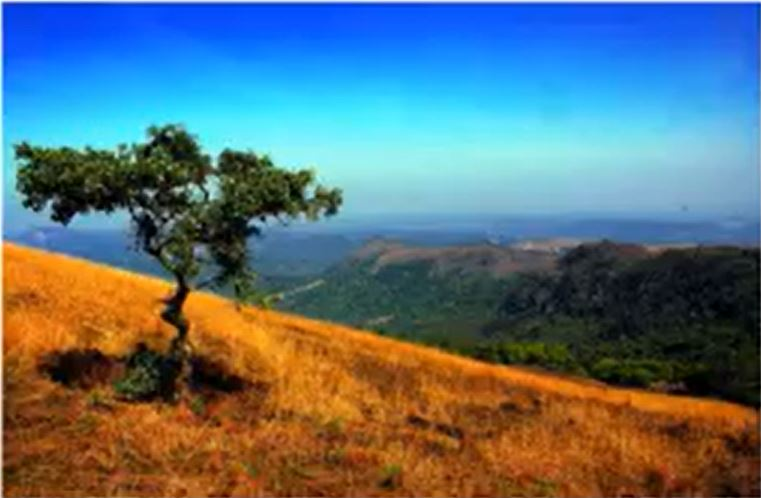
#> input picture 3_openCV_ile_goruntu_isleme/img/manzara3.JPG, 761 x 498 px, found by its file name
$ jupyter execute 10_goruntu_esikleme.ipynb
#> lines starting #> are read from the running program, lines starting #| are printed output that depends on the picture; after the words box and inside, x2 and y2 are one past the last pixel; in counts of white or black regions, pixels touching at a corner belong together
[cell 1]
import cv2
import matplotlib.pyplot as plt


#resimi al
img=cv2.imread("img/manzara3.jpg")
#> img is the input picture: shape (498, 761, 3); mean B, G, R 119.3, 111.9, 92.3
img=cv2.cvtColor(img,cv2.COLOR_BGR2GRAY)
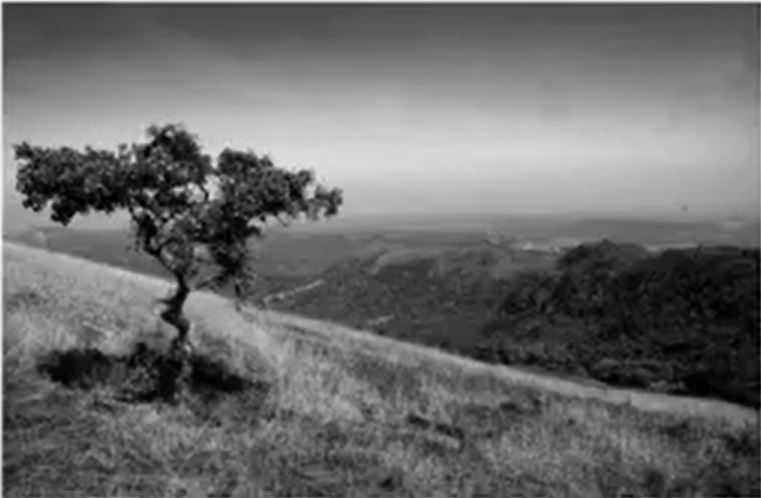
#> img: shape (498, 761); min 0, max 248, mean 106.9
plt.imshow(img,cmap="gray")

#thresh değeri üstündeki değerleri beyaz, maxval değerlerini ise siyah yapar
#eşiklemeyi yapalım
_,thresh_img= cv2.threshold(img, thresh = 65, maxval=255, type=cv2.THRESH_BINARY)
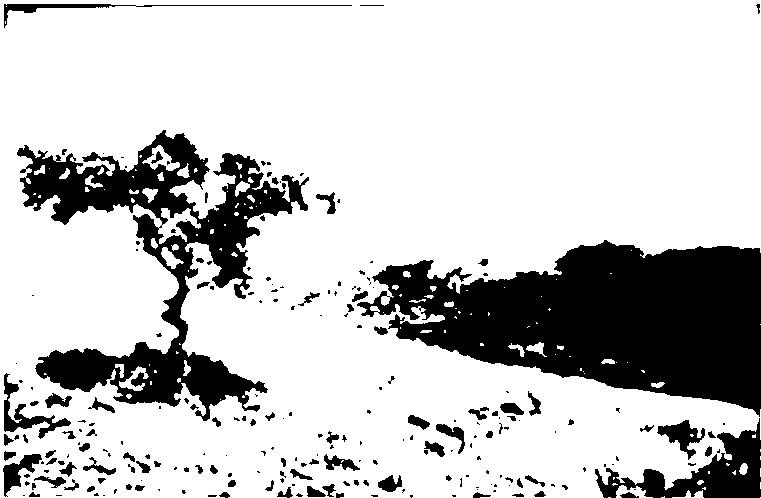
#> thresh_img: shape (498, 761); 78.2% white; 230 black regions (135 under 20 px), largest, box (x1, y1, x2, y2) and area: (357, 240, 761, 417) 42439, (17, 130, 309, 421) 25177, (595, 418, 761, 498) 4790
plt.figure()
plt.imshow(thresh_img,cmap="gray")

#aydınlatmalarına göre threshold nasıl uygulanır
thresh_img2=cv2.adaptiveThreshold(img, 255, cv2.ADAPTIVE_THRESH_MEAN_C, cv2.THRESH_BINARY, 11,8)
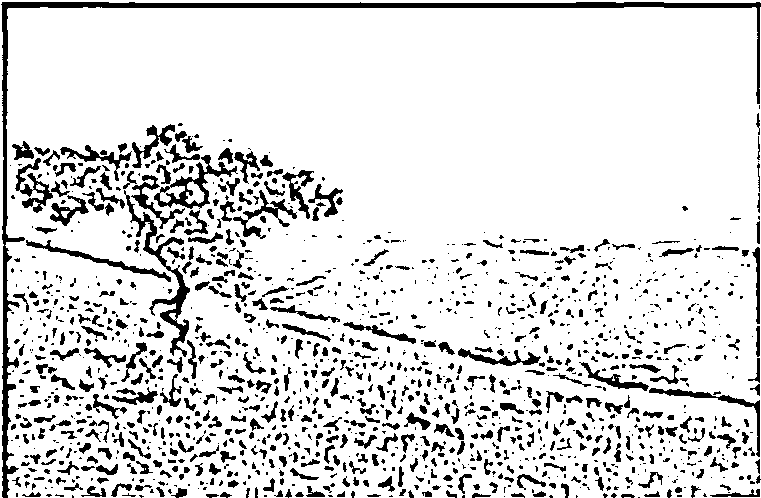
#> thresh_img2: shape (498, 761); 86.1% white; 1371 black regions (785 under 20 px), largest, box (x1, y1, x2, y2) and area: (1, 2, 761, 498) 6839, (124, 190, 190, 357) 1672, (154, 155, 238, 209) 1090
plt.figure()
plt.imshow(thresh_img2,cmap="gray")

$ run again, with 3_openCV_ile_goruntu_isleme/img/manzara1.jpg copied over 3_openCV_ile_goruntu_isleme/img/manzara3.JPG
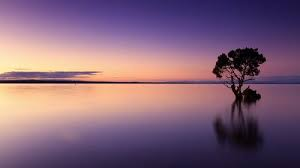
#> input picture 3_openCV_ile_goruntu_isleme/img/manzara1.jpg, 300 x 168 px, found by its file name
#> img is the input picture: shape (168, 300, 3); mean B, G, R 119.5, 98.9, 130.5
#> img: shape (168, 300)
#> `_,thresh_img= cv2.threshold(img, thresh = 65, maxval=255, type=cv2.THR..`:
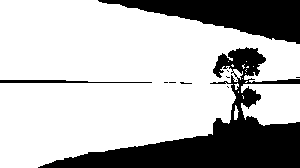
#> thresh_img: shape (168, 300); 72.1% white; 11 black regions (8 under 20 px), largest, box (x1, y1, x2, y2) and area: (38, 47, 300, 168) 9235, (98, 0, 300, 44) 4479, (0, 80, 152, 83) 306
#> `thresh_img2=cv2.adaptiveThreshold(img, 255, cv2.ADAPTIVE_THRESH_MEAN_C..`:
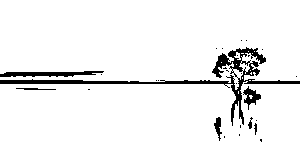
#> thresh_img2: shape (168, 300); 94.5% white; 28 black regions (21 under 20 px), largest, box (x1, y1, x2, y2) and area: (0, 47, 300, 126) 1947, (0, 71, 104, 77) 404, (243, 86, 261, 110) 180

$ run again, with 3_openCV_ile_goruntu_isleme/img/manzara4.JPG copied over 3_openCV_ile_goruntu_isleme/img/manzara3.JPG
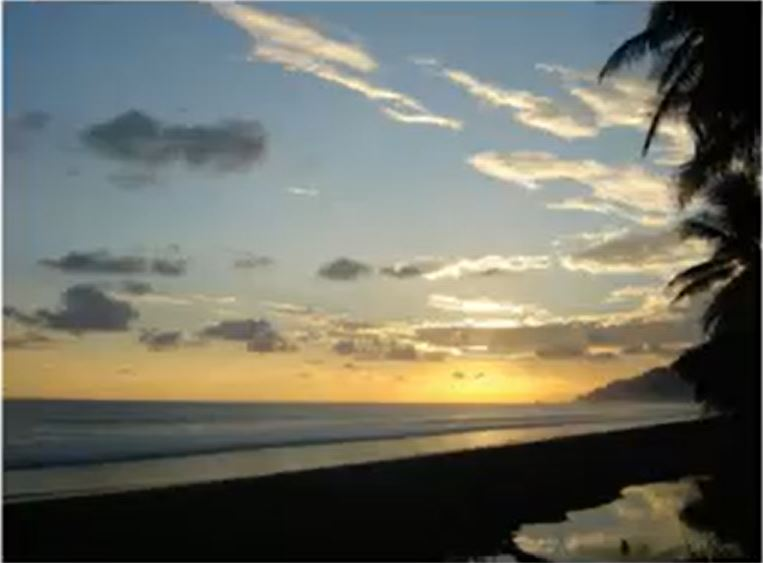
#> input picture 3_openCV_ile_goruntu_isleme/img/manzara4.JPG, 763 x 563 px, found by its file name
#> img is the input picture: shape (563, 763, 3); mean B, G, R 101.9, 112.7, 111.6
#> img: shape (563, 763)
#> `_,thresh_img= cv2.threshold(img, thresh = 65, maxval=255, type=cv2.THR..`:
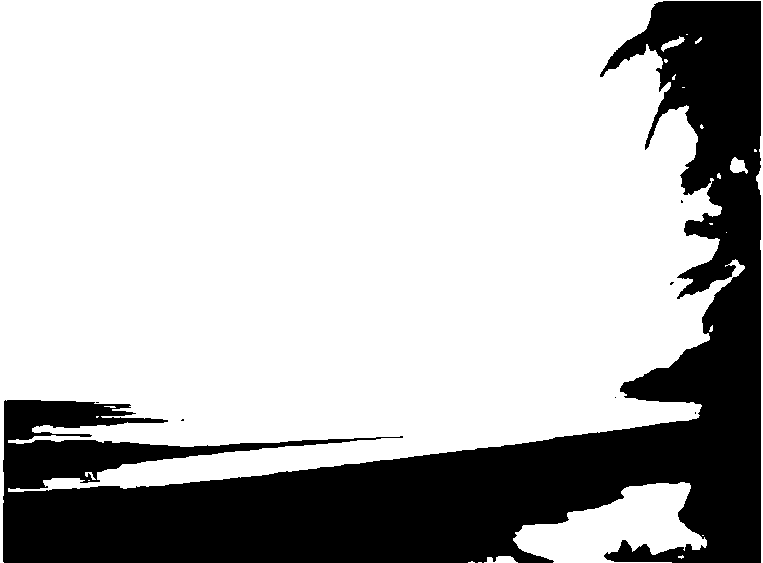
#> thresh_img: shape (563, 763); 73.5% white; 7 black regions (6 under 20 px), largest, box (x1, y1, x2, y2) and area: (3, 1, 761, 563) 113977
#> `thresh_img2=cv2.adaptiveThreshold(img, 255, cv2.ADAPTIVE_THRESH_MEAN_C..`:
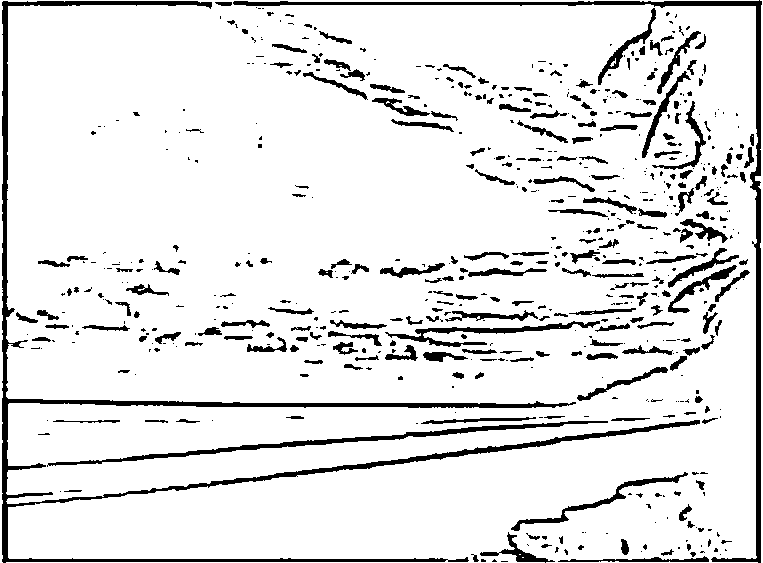
#> thresh_img2: shape (563, 763); 89.6% white; 626 black regions (376 under 20 px), largest, box (x1, y1, x2, y2) and area: (2, 1, 700, 563) 10803, (233, 0, 762, 563) 4869, (47, 421, 608, 467) 2247

$ run again, with 3_openCV_ile_goruntu_isleme/img/manzara5.JPG copied over 3_openCV_ile_goruntu_isleme/img/manzara3.JPG
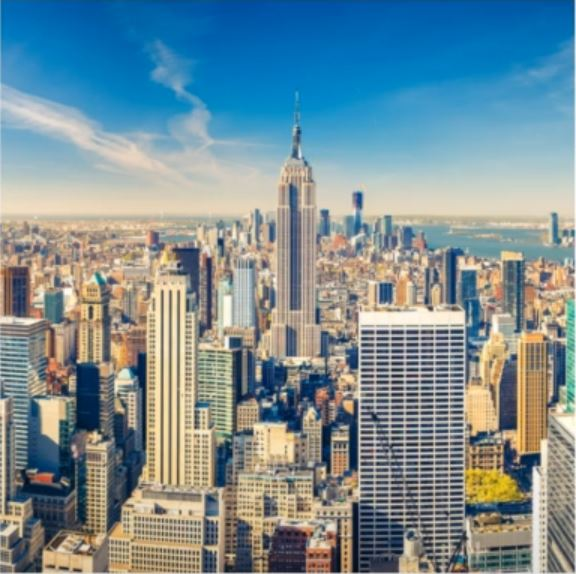
#> input picture 3_openCV_ile_goruntu_isleme/img/manzara5.JPG, 576 x 574 px, found by its file name
#> img is the input picture: shape (574, 576, 3); mean B, G, R 149.4, 142.4, 121
#> img: shape (574, 576)
#> `_,thresh_img= cv2.threshold(img, thresh = 65, maxval=255, type=cv2.THR..`:
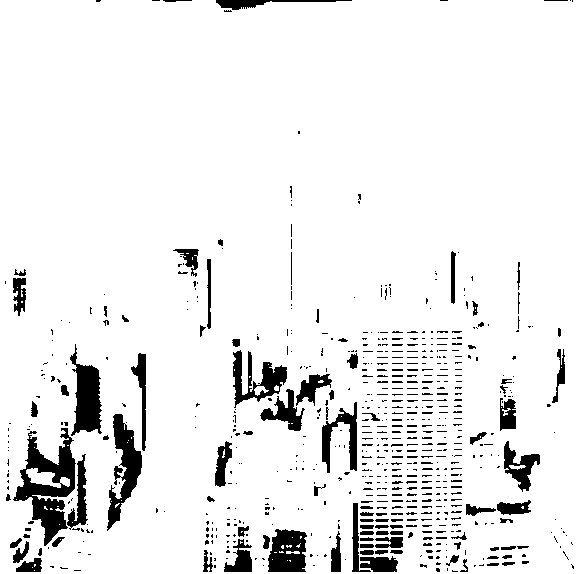
#> thresh_img: shape (574, 576); 92.2% white; 656 black regions (518 under 20 px), largest, box (x1, y1, x2, y2) and area: (13, 428, 76, 546) 3042, (107, 414, 142, 531) 1734, (70, 344, 102, 436) 1639
#> `thresh_img2=cv2.adaptiveThreshold(img, 255, cv2.ADAPTIVE_THRESH_MEAN_C..`:
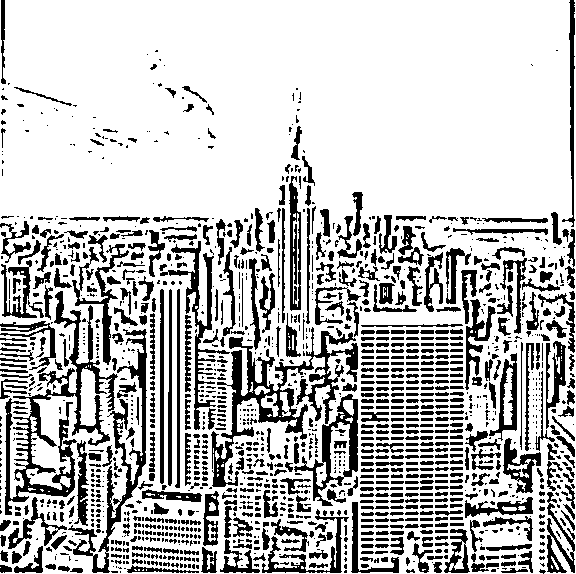
#> thresh_img2: shape (574, 576); 75% white; 1497 black regions (818 under 20 px), largest, box (x1, y1, x2, y2) and area: (211, 327, 358, 487) 5210, (5, 291, 118, 515) 5164, (68, 329, 147, 573) 2832
